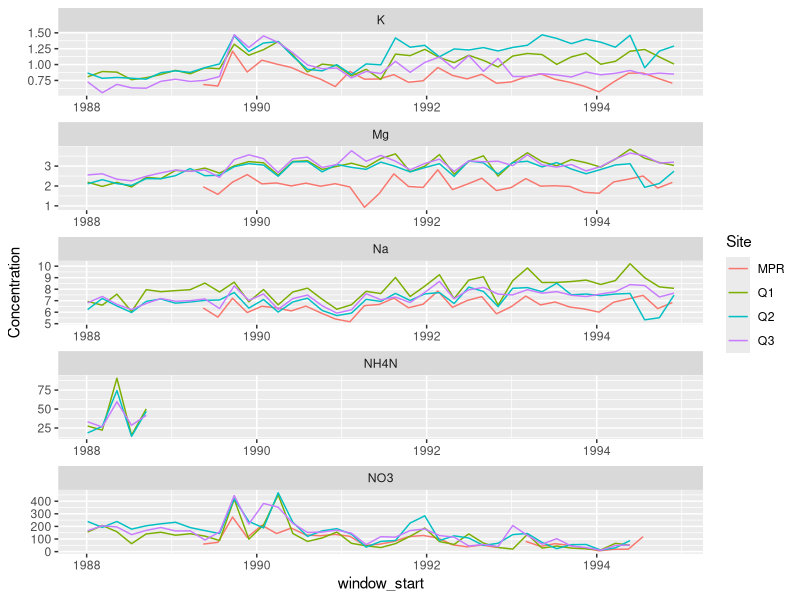

This figure's R source:
## ---- chunk 1
library(tidyverse)
alldata <- read_csv("../output/output.csv")
## ---- chunk 2
# Pivot the new data frame to get a column for ion type
pivotedallplot <- alldata |>
  pivot_longer(
    cols = c(K, NO3, Mg, Na, NH4N),
    names_to = "Ion",
    values_to = "Concentration"
  ) |>
  #Map it!
  ggplot(
    mapping = aes(x = window_start, y = Concentration, color = Site)
  ) +
  geom_line() +
  facet_wrap(~Ion, ncol = 1, scales = "free")

pivotedallplot
